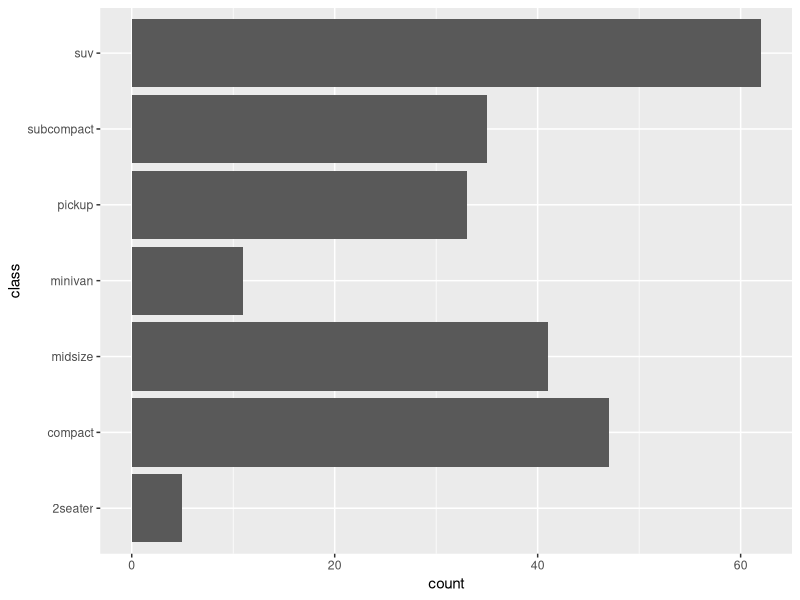
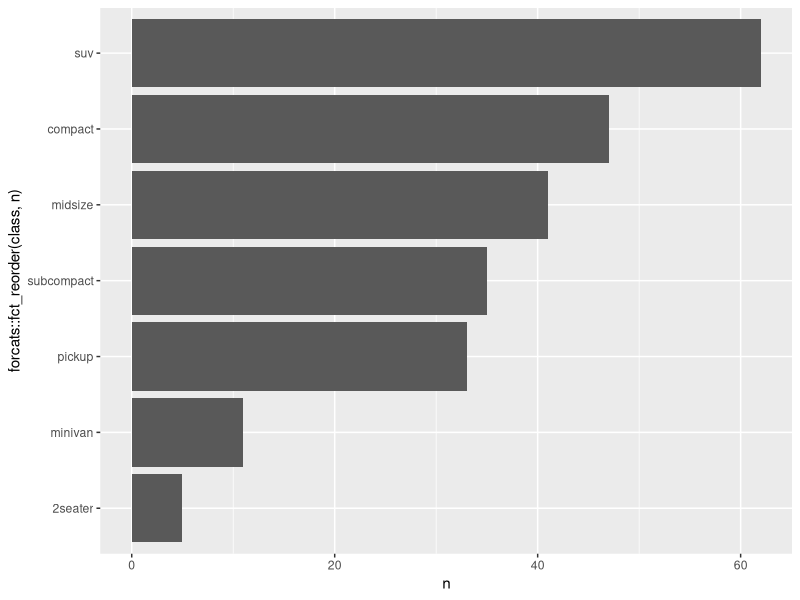
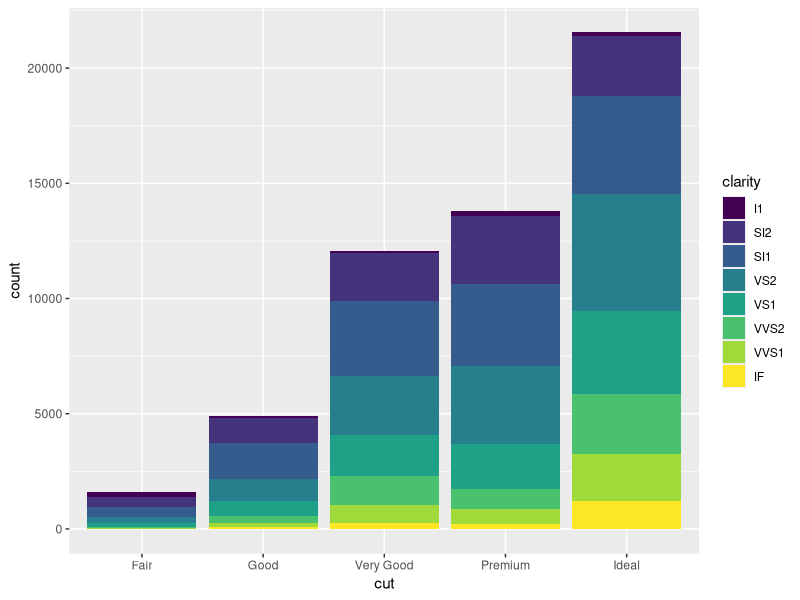
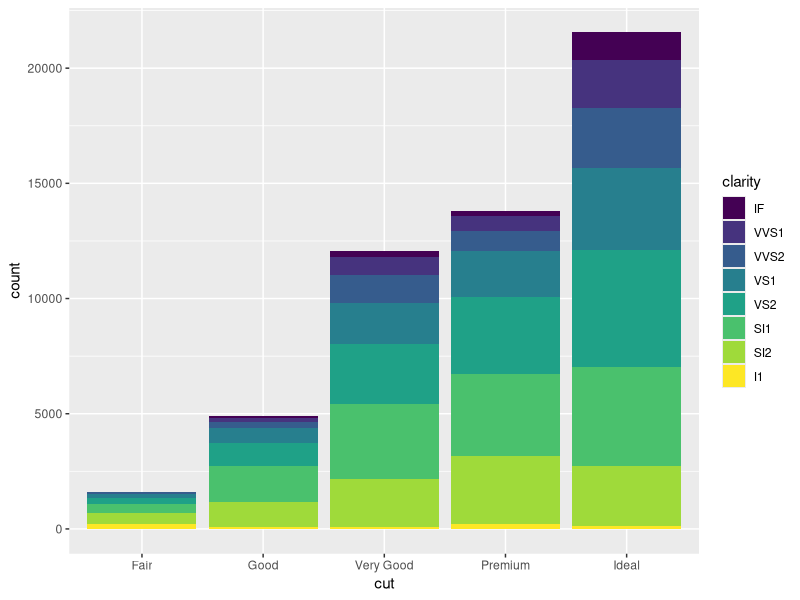
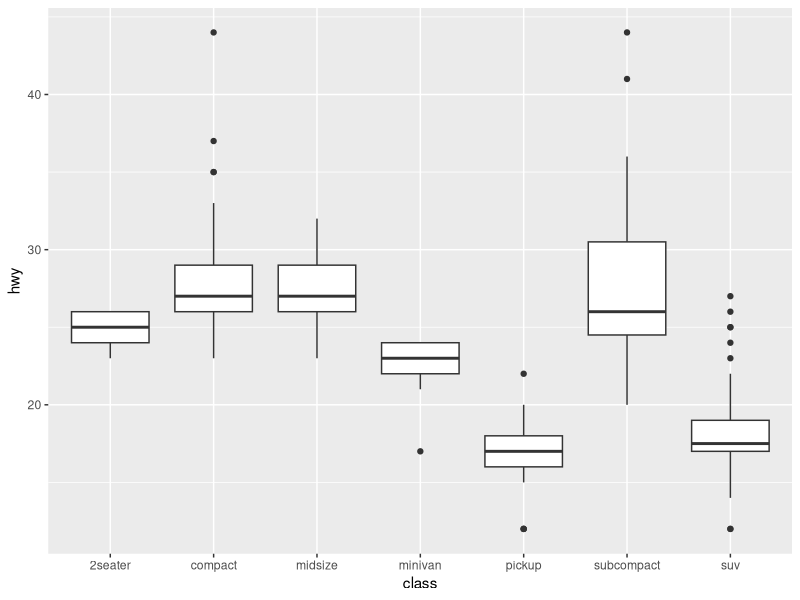
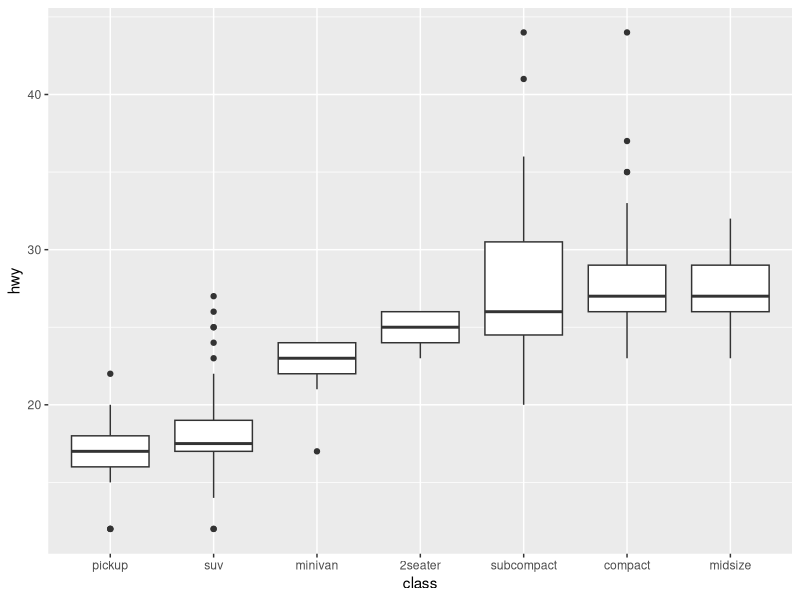
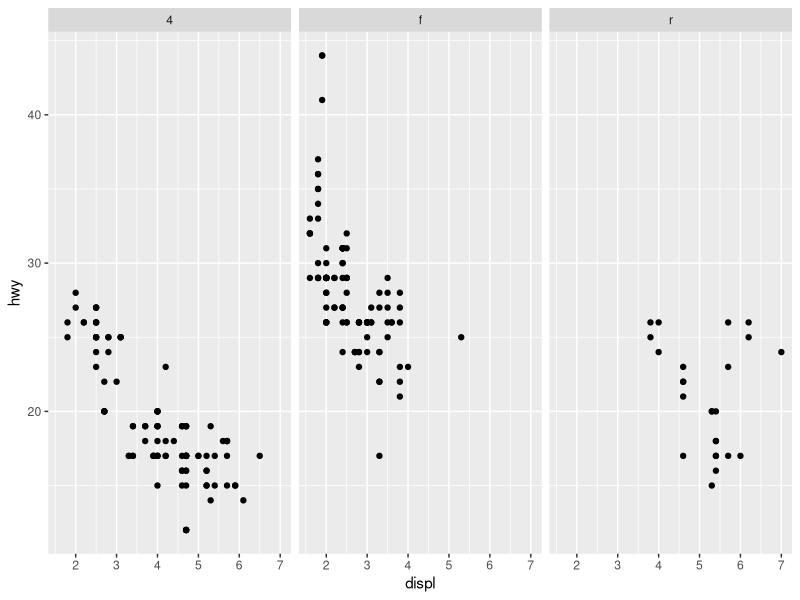
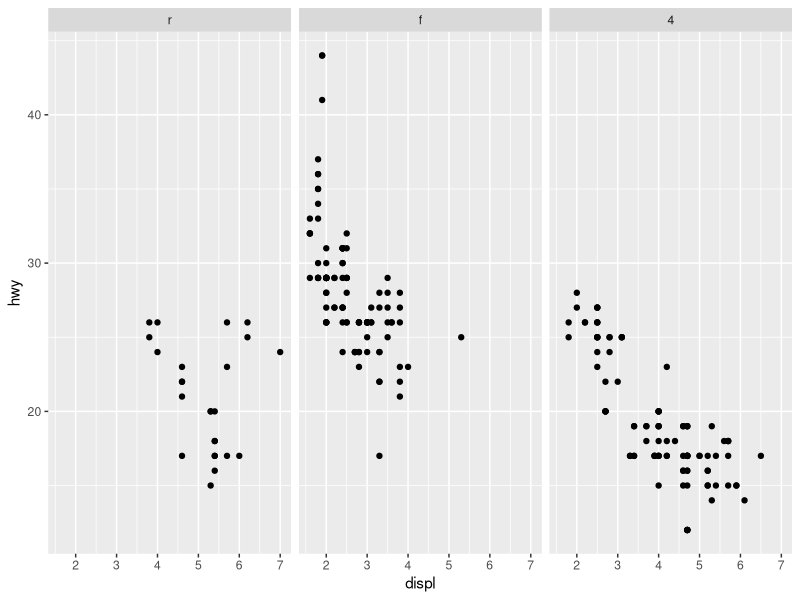

These charts were generated, in order, by the following R code:
## ---- chunk 1
library(ggplot2)
library(dplyr)

knitr::opts_chunk$set(fig.dpi = 96, collapse = TRUE, comment = "#>")
## ---- chunk 2
ggplot(mpg, aes(y = class)) +
  geom_bar()
## ---- chunk 3
mpg %>%
  dplyr::count(class)
## ---- chunk 4
mpg %>%
  count(class) %>%
  ggplot(aes(y = forcats::fct_reorder(class, n), x = n)) +
  geom_col()
## ---- chunk 5
ggplot(diamonds, aes(x = cut, fill = clarity)) +
  geom_bar()
## ---- chunk 6
ggplot(diamonds, aes(x = cut, fill = forcats::fct_rev(clarity))) +
  geom_bar() +
  labs(fill = "clarity")
## ---- chunk 7
ggplot(mpg, aes(x = class, y = hwy)) +
  geom_boxplot()
## ---- chunk 8
ggplot(mpg, aes(x = forcats::fct_reorder(class, hwy, .fun = median), y = hwy)) +
  geom_boxplot() +
  labs(x = "class")
## ---- chunk 9
ggplot(mpg, aes(x = displ, y = hwy)) +
  geom_point() +
  facet_wrap(~drv)
## ---- chunk 10
ggplot(mpg, aes(x = displ, y = hwy)) +
  geom_point() +
  facet_wrap(~forcats::fct_relevel(drv, "r", "f", "4"))
## ---- chunk 11
df <- tibble::tribble(
  ~id, ~x,   ~y, ~shape,            ~fill,
  1,   0.01, 0,  "circle filled",   "blue",
  2,   1,    0,  "square filled",   "red",
  3,   0.99, 0,  "asterisk",        "black",
  4,   0,    0,  "triangle filled", "yellow"
)
## ---- chunk 12
ggplot(df, aes(x = x, y = y, fill = fill, shape = shape)) +
  geom_point(size = 8) +
  scale_shape_identity() +
  scale_fill_identity()
## ---- chunk 13
df_arranged <- df %>% dplyr::arrange(x)

df_arranged %>%
  ggplot(aes(x = x, y = y, fill = fill, shape = shape)) +
  geom_point(size = 8) +
  scale_shape_identity() +
  scale_fill_identity()
## ---- chunk 14
ggplot(mapping = aes(x = x, y = y, fill = fill, shape = shape)) +
  geom_point(data = df %>% filter(shape != "asterisk"), size = 8) +
  geom_point(data = df %>% filter(shape == "asterisk"), size = 8) +
  scale_shape_identity() +
  scale_fill_identity()

ggplot(mapping = aes(x = x, y = y, fill = fill, shape = shape)) +
  geom_point(data = df_arranged %>% filter(shape != "asterisk"), size = 8) +
  geom_point(data = df_arranged %>% filter(shape == "asterisk"), size = 8) +
  scale_shape_identity() +
  scale_fill_identity()
